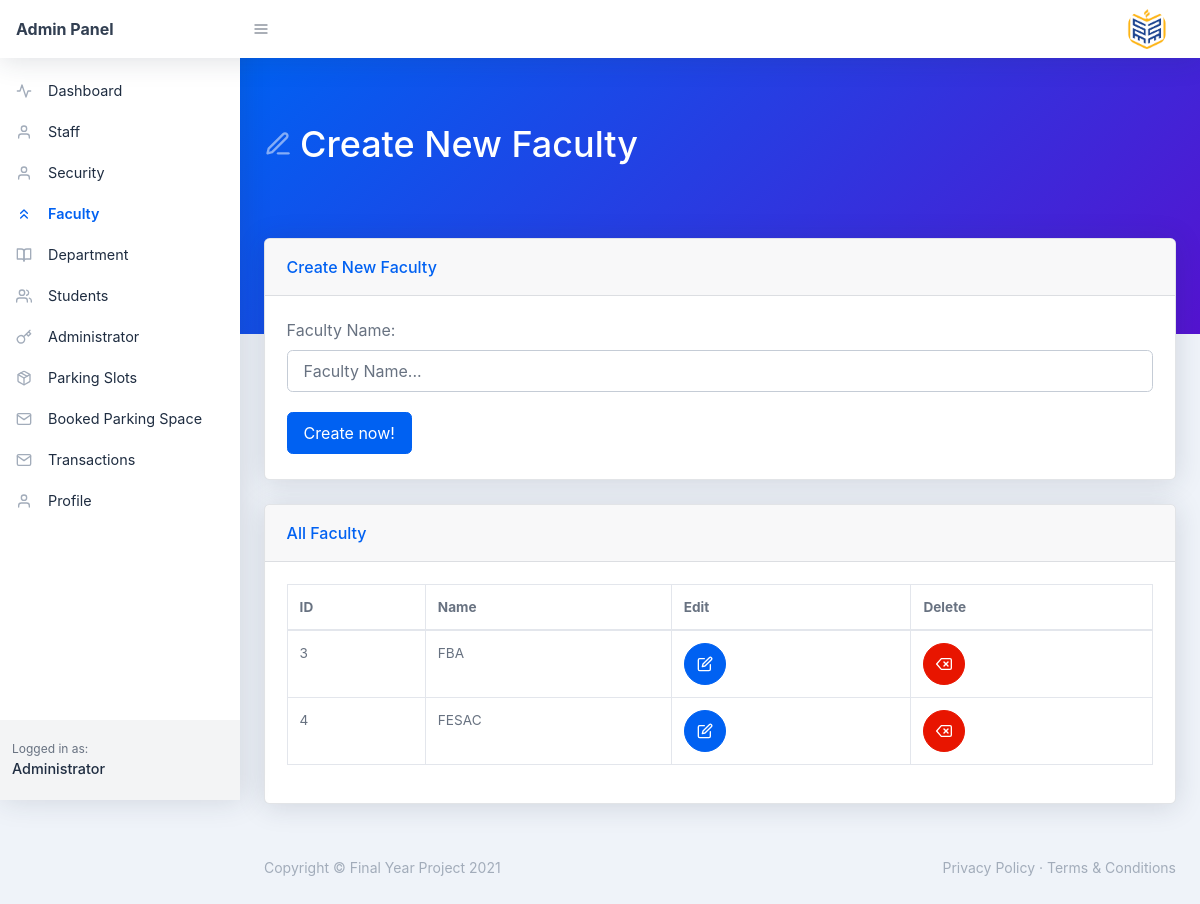
/admin/faculty.php, run on the app's committed database.
### tables this page shows
CREATE TABLE `faculty` (
  `id` int(11) NOT NULL,
  `name` varchar(200) NOT NULL,
  `status` varchar(10) NOT NULL
);

### admin/faculty.php (the view, shortened to what this page needs)
<?php
    include('header.php');
?>
<div id="layoutSidenav_content">
    <main>
        <div class="page-header pb-10 page-header-dark bg-gradient-primary-to-secondary">
            <div class="container-fluid">
                <div class="page-header-content">
                    <h1 class="page-header-title">
                        <div class="page-header-icon"><i data-feather="edit-3"></i></div>
                        <span>Create New Faculty</span>
                    </h1>
                </div>
            </div>
        </div>
        <div class="container-fluid mt-n10">
            <div class="card mb-4">
                <div class="card-header">Create New Faculty</div>
                <div class="card-body">
                    <form method="POST">
                        <div class="form-group">
                            <label for="user-name">Faculty Name:</label>
                            <input class="form-control" id="name" name="name" type="text" placeholder="Faculty Name..." />
                        </div>
                        <button class="btn btn-primary mr-2 my-1" type="submit" name="submit">Create now!</button>
                    </form>
                </div>
            </div>
        </div>
        <div class="container-fluid ">
            <div class="card mb-4">
                <div class="card-header">All Faculty</div>
                <div class="card-body">
                    <div class="datatable table-responsive">
                        <table class="table table-bordered table-hover" id="dataTable" width="100%" cellspacing="0">
                            <thead>
                                <tr>
                                    <th>ID</th>
                                    <th>Name </th>
                                    <th>Edit</th>
                                    <th>Delete</th>
                                </tr>
                            </thead>
                            <tbody>
                                <?php
                                $sql = "SELECT * FROM faculty";
                                $query = $conn->prepare($sql);
                                $query->execute();
                                $results = $query->fetchAll(PDO::FETCH_OBJ);
                                $rowCount = $query->rowCount();
                                if ($rowCount > 0) {
                                    foreach ($results as $results) {
                                ?>
                                        <tr>
                                            <td><?php echo htmlentities($results->id) ?></td>
                                            <td><?php echo htmlentities($results->name) ?></td>
                                            <td>
                                                <a class="btn btn-blue btn-icon" href="edit-faculty.php?id=<?php echo htmlentities($results->id); ?>"><i data-feather="edit"></i></a>
                                            </td>
                                            <td>
                                                <a class="btn btn-red btn-icon" href="#?id=<?php echo htmlentities($results->id); ?>"><i data-feather="delete"></i></a>
                                            </td>
                                        </tr>
                                <?php }
                                } ?>
                            </tbody>
                        </table>
                    </div>
                </div>
            </div>
        </div>
    </main>
    <?php include('footer.php') ?>
</div>
</div>
</body>
</html>

### data on the page
faculty: id "3", name "FBA"
faculty: id "4", name "FESAC"
